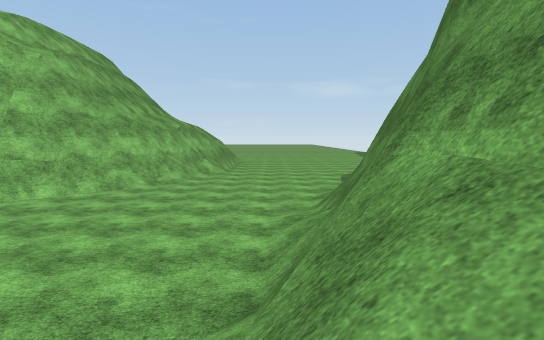
View 1 (above)

14 first-person views from a walk through a scene from a Unity 3-D project. The camera is 1.4 m above the floor, tilts 6° down and sees 85° across. The floor is counted in squares, 2 m on a side. Each view is taken from the middle of a square. On the plan, view 1 faces up. The plan holds only what a view shows up to about 10 squares ahead; the rest is blank. The place goes on beyond the plan. Some animated figures are left out. Surface patterns are stand-ins for the level's own textures.

View 2
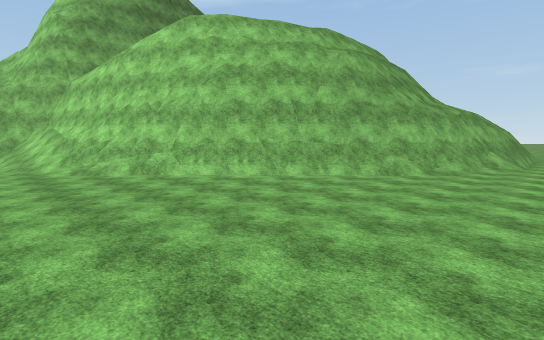

View 3
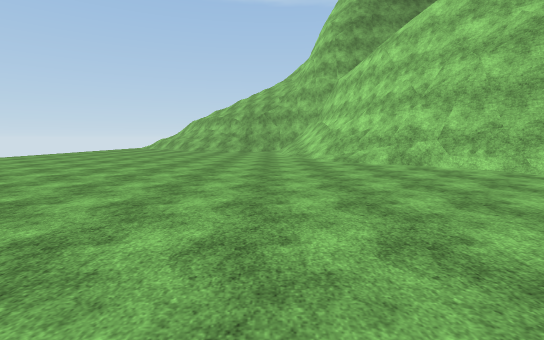

View 4
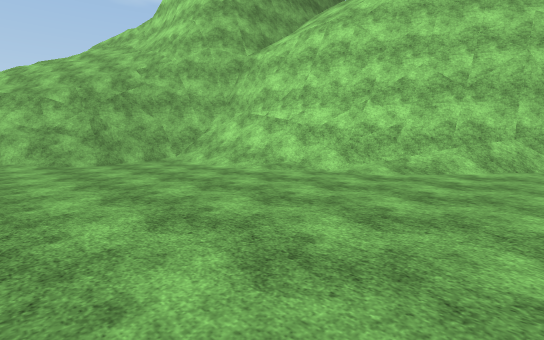

View 5
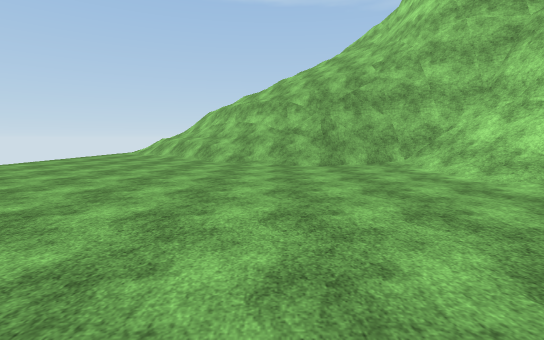

View 6
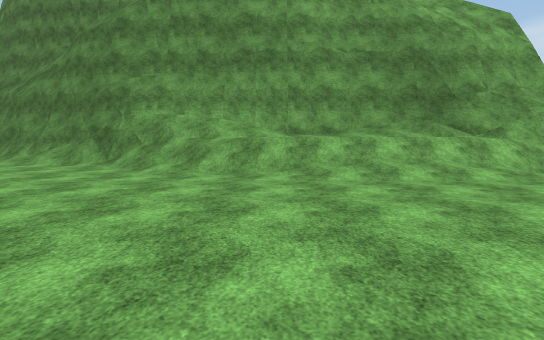

View 7
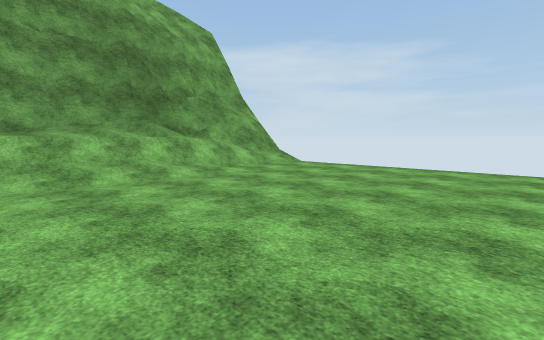

View 8
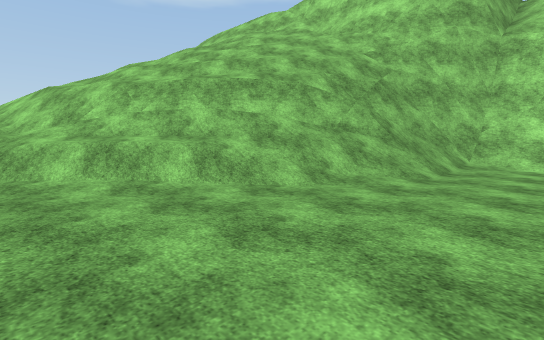

View 9
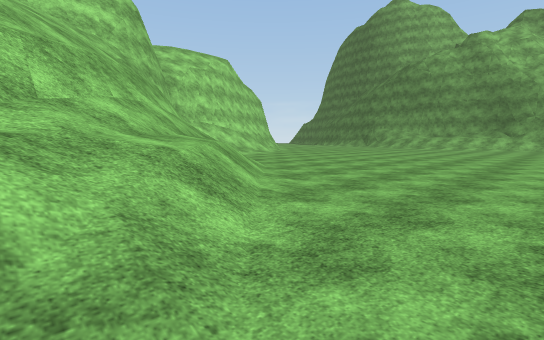

View 10
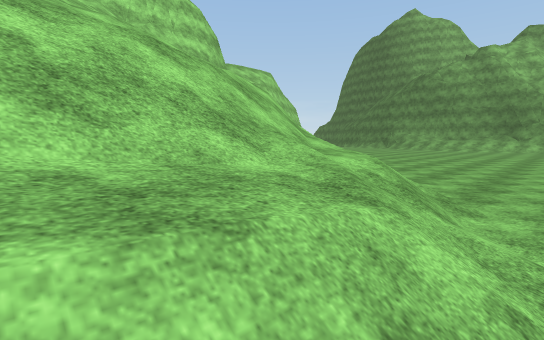

View 11
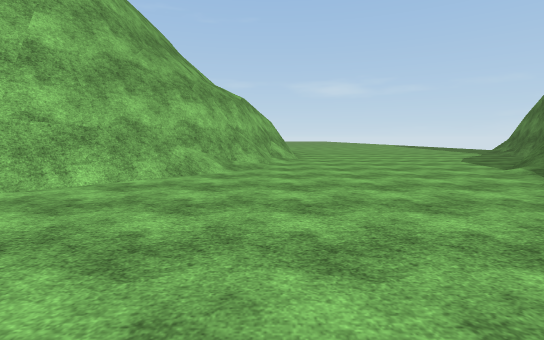

View 12
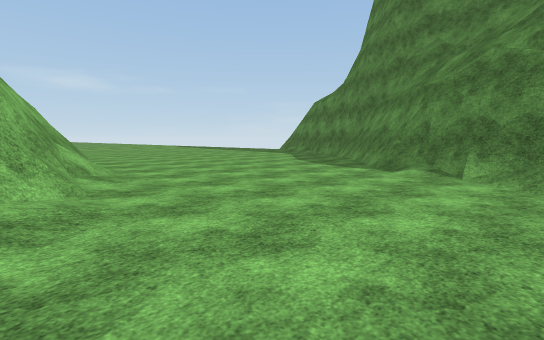

View 13
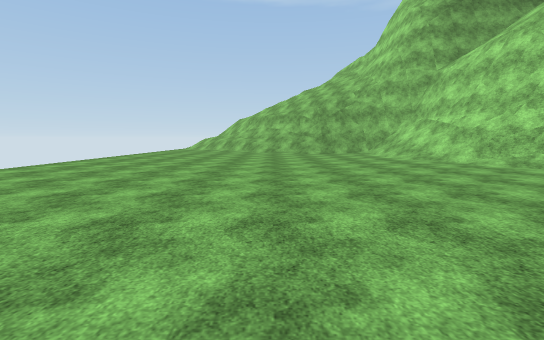

View 14
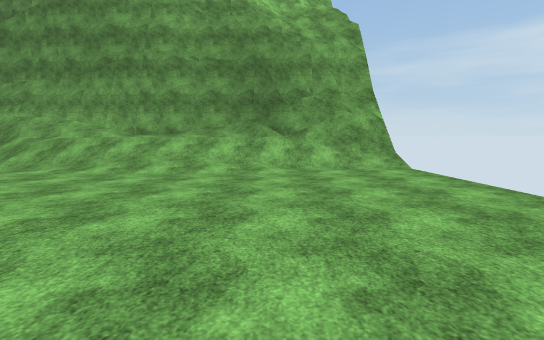

### Floor plan
Key: @ floor where view 1 was taken; # wall or solid block; . main floor; : floor 1.5 m higher than the main floor; / step, stairs or slope; = window, fence, low wall or low ledge; v drop or lower ground.
Columns run from 28 left of view 1 to 5 right of it. Each row starts with its distance up from view 1.
 12                       #/#........#
 11                       #v#.......##
 10                       ##......./##
  9                       ##.......##
  8                      ##/......##
  7                     ##/.......#
  6                    ##/......./#
  5                  ###/........##
  4                ###//.........##
  3          #######//...........#
  2      ######=/////...........=#
  1      ///=##///.............//#
  0   // ////##................/@#
 -1   // ////#/...............///#
 -2   / ////==/.............../::#
 -3   /////==/................/::#
 -4  /////==//................/::#
 -5  ////==//................./::#
 -6 /////////................./:/#
 -7 ////////................../:/#
 -8 ///:///...................//##
 -9 ::///....................../##
-10 ///................ .......##

Positions as (right, up) in squares from view 1, and headings:
1: (0, 0), facing up
2: (-1, 0), facing up-left
3: (-2, 0), facing left
4: (-9, -4), facing up-left
5: (-10, -3), facing left
6: (-8, -2), facing right
7: (-8, -3), facing down-right
8: (-16, -8), facing up-left
9: (-24, -10), facing up-right
10: (-28, -10), facing up-right
11: (-3, 3), facing up
12: (-4, 7), facing up-right
13: (-4, -4), facing left
14: (-9, -7), facing right
